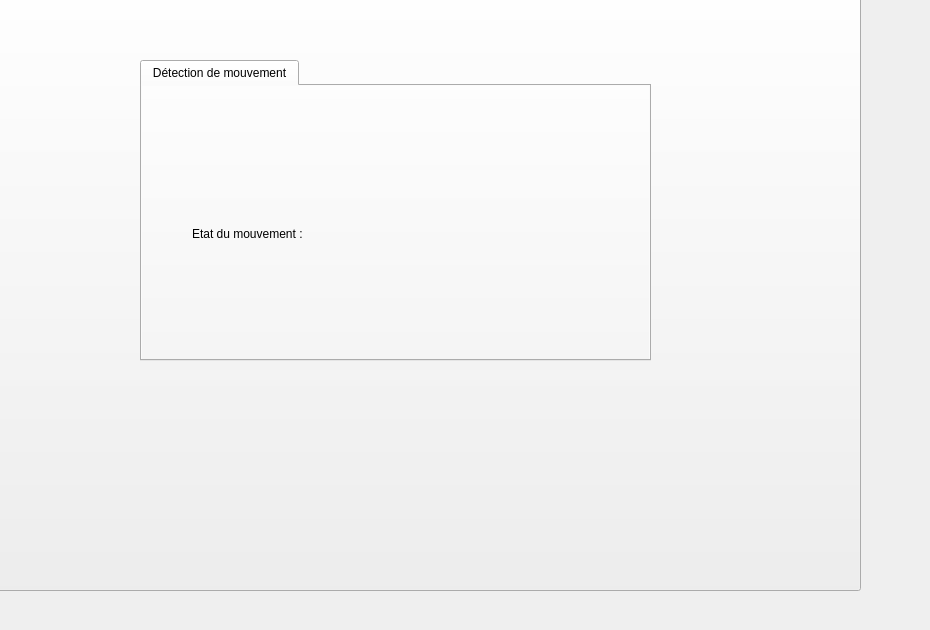
    <widget class="QWidget" name="page_12">
     <widget class="QPushButton" name="pushButton_59">
      <property name="geometry">
       <rect>
        <x>-60</x>
        <y>-30</y>
        <width>921</width>
        <height>621</height>
       </rect>
      </property>
      <property name="text">
       <string/>
      </property>
      <property name="icon">
       <iconset>
        <normaloff>../Creator The Podcast (7).png</normaloff>../Creator The Podcast (7).png</iconset>
      </property>
      <property name="iconSize">
       <size>
        <width>1000</width>
        <height>1000</height>
       </size>
      </property>
     </widget>
     <widget class="QTabWidget" name="tabWidget_7">
      <property name="geometry">
       <rect>
        <x>140</x>
        <y>60</y>
        <width>511</width>
        <height>301</height>
       </rect>
      </property>
      <property name="currentIndex">
       <number>0</number>
      </property>
      <widget class="QWidget" name="tab_41">
       <attribute name="title">
        <string>Détection de mouvement</string>
       </attribute>
       <widget class="QPushButton" name="pushButton_60">
        <property name="geometry">
         <rect>
          <x>-20</x>
          <y>-70</y>
          <width>921</width>
          <height>621</height>
         </rect>
        </property>
        <property name="text">
         <string/>
        </property>
        <property name="icon">
         <iconset>
          <normaloff>../Creator The Podcast (6).png</normaloff>../Creator The Podcast (6).png</iconset>
        </property>
        <property name="iconSize">
         <size>
          <width>1000</width>
          <height>1000</height>
         </size>
        </property>
       </widget>
       <widget class="QLabel" name="label_136">
        <property name="geometry">
         <rect>
          <x>50</x>
          <y>140</y>
          <width>201</width>
          <height>16</height>
         </rect>
        </property>
        <property name="text">
         <string>Etat du mouvement :</string>
        </property>
       </widget>
       <widget class="QLabel" name="label_137">
        <property name="geometry">
         <rect>
          <x>270</x>
          <y>140</y>
          <width>221</width>
          <height>20</height>
         </rect>
        </property>
        <property name="text">
         <string/>
        </property>
       </widget>
      </widget>
     </widget>
    </widget>
